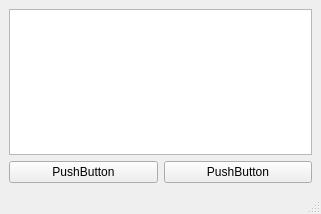
<?xml version="1.0" encoding="UTF-8"?>
<ui version="4.0">
 <class>MainWindow</class>
 <widget class="QMainWindow" name="MainWindow">
  <property name="geometry">
   <rect>
    <x>0</x>
    <y>0</y>
    <width>321</width>
    <height>214</height>
   </rect>
  </property>
  <property name="windowTitle">
   <string>MainWindow</string>
  </property>
  <widget class="QWidget" name="centralwidget">
   <layout class="QVBoxLayout" name="verticalLayout">
    <item>
     <layout class="QHBoxLayout" name="horizontalLayout_2">
      <item>
       <widget class="QTableWidget" name="tableWidget"/>
      </item>
     </layout>
    </item>
    <item>
     <layout class="QHBoxLayout" name="horizontalLayout">
      <item>
       <widget class="QPushButton" name="pushButton">
        <property name="text">
         <string>PushButton</string>
        </property>
       </widget>
      </item>
      <item>
       <widget class="QPushButton" name="pushButton_2">
        <property name="text">
         <string>PushButton</string>
        </property>
       </widget>
      </item>
     </layout>
    </item>
   </layout>
  </widget>
  <widget class="QMenuBar" name="menubar">
   <property name="geometry">
    <rect>
     <x>0</x>
     <y>0</y>
     <width>321</width>
     <height>21</height>
    </rect>
   </property>
  </widget>
  <widget class="QStatusBar" name="statusbar"/>
 </widget>
 <resources/>
 <connections/>
</ui>
